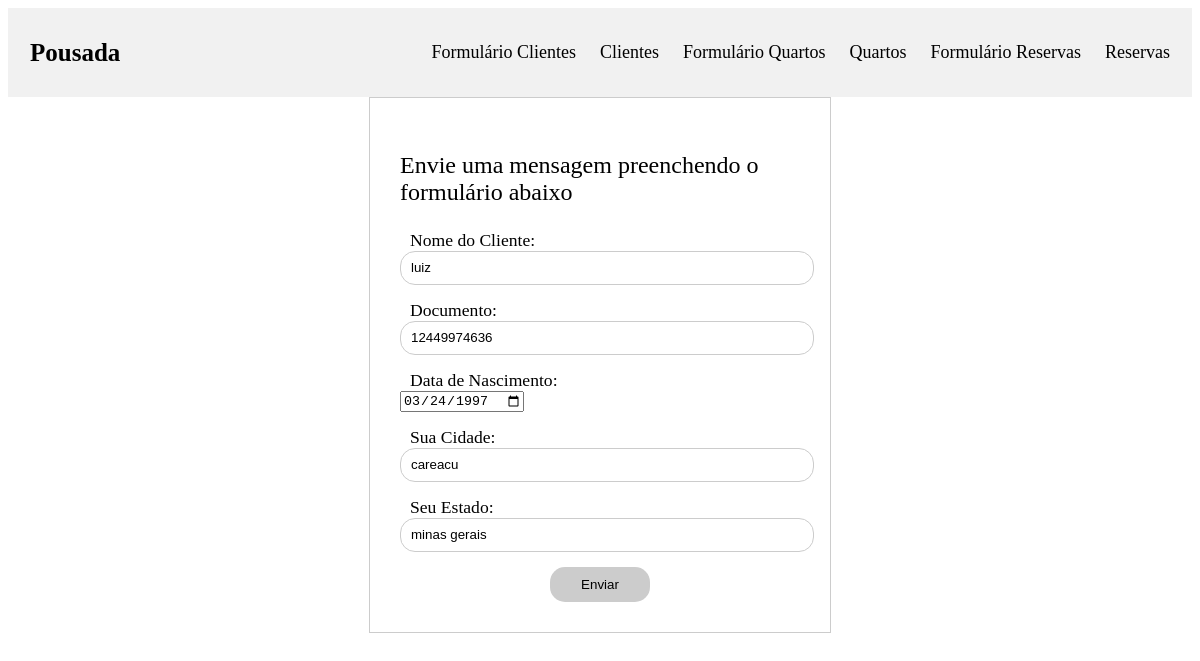
The page /Pousada/formulario_clientes.php?id=1 on the database its author committed.
### tables this page shows
CREATE TABLE IF NOT EXISTS `clientes` (
  `id` int NOT NULL AUTO_INCREMENT,
  `nome_cliente` varchar(65) NOT NULL,
  `documento` varchar(25) NOT NULL,
  `data_nascimento` date NOT NULL,
  `cidade` varchar(25) NOT NULL,
  `estado` varchar(25) NOT NULL,
  PRIMARY KEY (`id`)
);

### Pousada/formulario_clientes.php (the view, shortened to what this page needs)
<?php
require_once('conexao.php');
$nome_cliente = '';
$documento = '';
$data_nascimento = '';
$cidade = '';
$estado = '';
if (isset($_GET['id']) && $_GET['id'] != "") {
  $sql = "select * from clientes where id = " . $_GET['id'];
  $resultado = mysqli_query($conexao, $sql);
  if ($resultado) {
    $dados = mysqli_fetch_array($resultado);
    $nome_cliente = $dados['nome_cliente'];
    $documento = $dados['documento'];
    $data_nascimento = $dados['data_nascimento'];
    $cidade = $dados['cidade'];
    $estado = $dados['estado'];
  }
}
?>
<!DOCTYPE html>
<html lang="pt-br">
<head>
  <link rel="stylesheet" type="text/css" href="estilo.css">
</head>
<body>
  <?php include_once("index.php"); ?>
  <div width=60% align=center>
    <form class="formulario" method="post" action="clientes.php" align=left>
      <p> Envie uma mensagem preenchendo o formulário abaixo</p>
      <div class="field">
        <label for="nome_cliente">Nome do Cliente:</label>
        <input type="text" id="nome_cliente" name="nome_cliente" value="<?php echo $nome_cliente; ?>" placeholder="Digite o nome do Cliente*" required>
      </div>
      <div class="field">
        <label for="documento">Documento:</label>
        <input type="text" id="documento" name="documento" value="<?php echo $documento; ?>" placeholder="Digite o numero do documento*">
      </div>
      <div class="field">
        <label for="data_nascimento">Data de Nascimento:</label>
        <input type="date" id="data_nascimento" name="data_nascimento" value="<?php echo $data_nascimento; ?>" placeholder="Digite a data de nascimento*" required>
      </div>
      <div class="field">
        <label for="cidade">Sua Cidade:</label>
        <input type="text" id="cidade" name="cidade" value="<?php echo $cidade; ?>" placeholder="Digite a sua cidade*">
      </div>
      <div class="field">
        <label for="estado">Seu Estado:</label>
        <input type="text" id="estado" name="estado" value="<?php echo $estado; ?>" placeholder="Digite o seu estado*">
      </div>
      <input type="submit" name="clientes" value="Enviar">
    </form>
  </div>
</body>
</html>

### Pousada/estilo.css (style rules this page uses)
.formulario { width: 400px; padding: 30px; border: 1px solid #ccc; background-color: white; }
.formulario p { width: 100%; font-size: 1.5em; }
.field { width: 100%; margin: 15px 0; }
.field label, .field span { padding-left: 10px; font-size: 1.1em; display: block; width: 100%; }
input[type='text'], input[type='email'], textarea { width: 100%; padding-left: 10px; height: 30px; line-height: 30px; border-radius: 15px; border: 1px solid #ccc; outline: none; }
input[type='submit'] { display: block; background-color: #ccc; height: 35px; border: none; outline: 0; cursor: pointer; width: 100px; margin: 0 auto; text-align: center; border-radius: 15px; }

### rows shown on the page
clientes: nome_cliente "luiz", documento "12449974636", data_nascimento "03/24/1997", cidade "careacu", estado "minas gerais"
